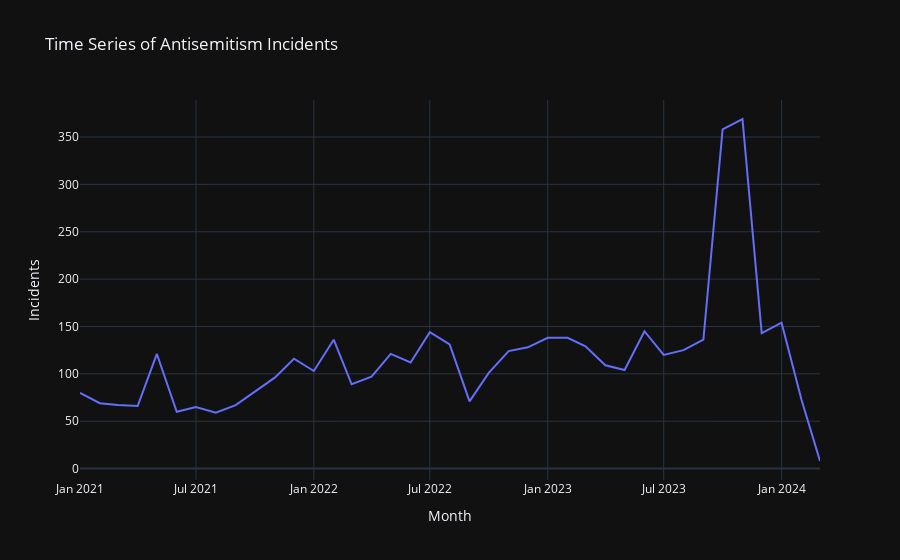

The notebook cell saved with this chart:
### Code cell
import plotly.express as px

# Visualization 3: Time Series of Incidents
df_inc['date'] = pd.to_datetime(df_inc['date'])  # Ensure 'date' is a datetime object
df_inc['month'] = df_inc['date'].dt.strftime('%Y-%m')  # Convert datetime to string in 'YYYY-MM' format
incidents_by_month = df_inc['month'].value_counts().sort_index().reset_index()
incidents_by_month.columns = ['Month', 'Incidents']

fig3 = px.line(incidents_by_month, x='Month', y='Incidents', title='Time Series of Antisemitism Incidents', labels={'Month': 'Month'})
fig3.show()

### Figure 1 — Plotly figure (JSON) as saved in the notebook; plotly's stock layout.template omitted (floating-point values rounded to 4 significant figures)
{"data": [{"hovertemplate": "Month=%{x}<br>Incidents=%{y}<extra></extra>", "legendgroup": "", "line": {"color": "#636efa", "dash": "solid"}, "marker": {"symbol": "circle"}, "mode": "lines", "name": "", "orientation": "v", "showlegend": false, "x": ["2021-01", "2021-02", "2021-03", "2021-04", "2021-05", "2021-06", "2021-07", "2021-08", "2021-09", "2021-10", "2021-11", "2021-12", "2022-01", "2022-02", "2022-03", "2022-04", "2022-05", "2022-06", "2022-07", "2022-08", "2022-09", "2022-10", "2022-11", "2022-12", "2023-01", "2023-02", "2023-03", "2023-04", "2023-05", "2023-06", "2023-07", "2023-08", "2023-09", "2023-10", "2023-11", "2023-12", "2024-01", "2024-02", "2024-03"], "xaxis": "x", "y": [80, 69, 67, 66, 121, 60, 65, 59, 67, 81, 96, 116, 103, 136, 89, 97, 121, 112, 144, 131, 71, 101, 124, 128, 138, 138, 129, 109, 104, 145, 120, 125, 136, 358, 369, 143, 154, 73, 8], "yaxis": "y", "type": "scatter"}], "layout": {"xaxis": {"anchor": "y", "domain": [0.0, 1.0], "title": {"text": "Month"}}, "yaxis": {"anchor": "x", "domain": [0.0, 1.0], "title": {"text": "Incidents"}}, "legend": {"tracegroupgap": 0}, "title": {"text": "Time Series of Antisemitism Incidents"}}}
